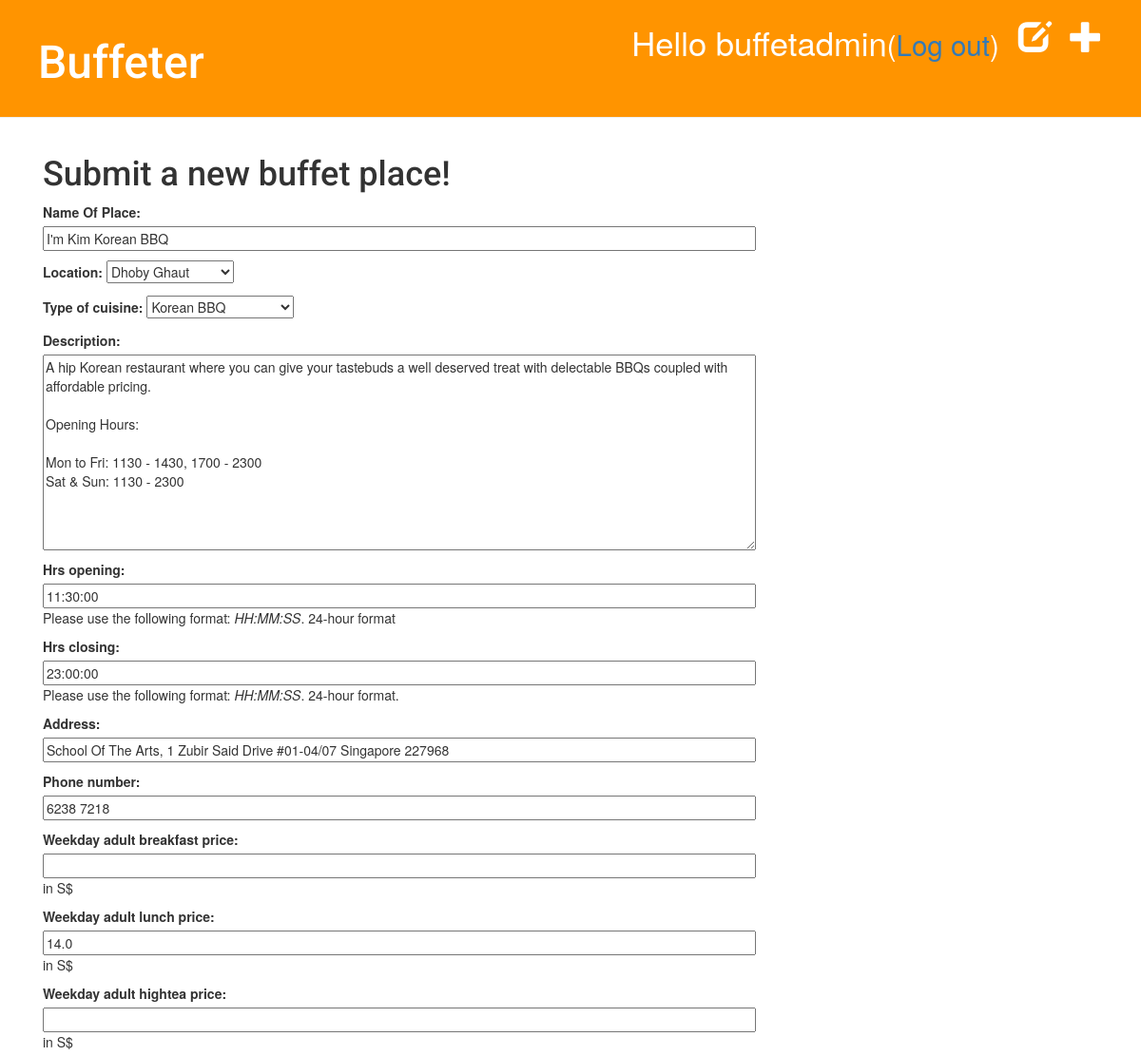
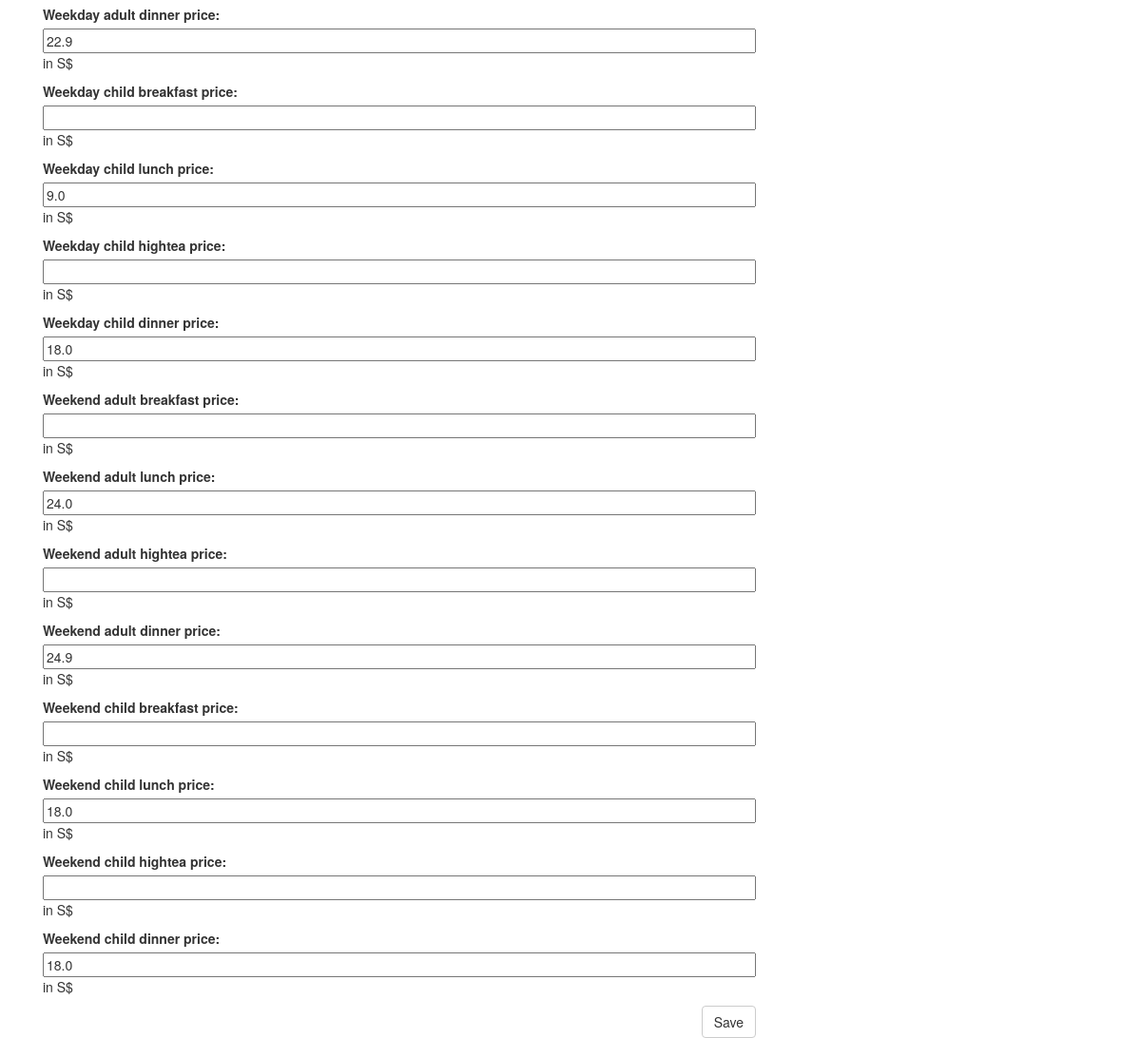
/buffet/10/edit/ (signed in), run on the app's committed database (2 pictures, top to bottom).
### buffetinfo/models.py (models this page shows, shortened)
class Buffet(models.Model):
    author = models.ForeignKey('auth.User')
    name = models.CharField(max_length=200)
    location = models.CharField(max_length=200, choices=LOCATION_CHOICES)
    cuisine_type = models.CharField(max_length=200, choices=CUISINE_CHOICES)
    desc = models.TextField()
    hrs_opening = models.TimeField(help_text="Please use the following format: <em>HH:MM:SS</em>. 24-hour format")
    hrs_closing = models.TimeField(help_text="Please use the following format: <em>HH:MM:SS</em>. 24-hour format.")
    phone_number = models.CharField(max_length=20, null=True)
    address = models.CharField(max_length=100, null=True)
    weekday_adult_breakfast_price = models.FloatField(help_text="in S$", blank=True, null=True)
    weekday_adult_lunch_price = models.FloatField(help_text="in S$", null=True)
    weekday_adult_hightea_price = models.FloatField(help_text="in S$", blank=True, null=True)
    weekday_adult_dinner_price = models.FloatField(help_text="in S$", null=True)
    weekday_child_breakfast_price = models.FloatField(help_text="in S$", blank=True, null=True)
    weekday_child_lunch_price = models.FloatField(help_text="in S$", blank=True, null=True)
    weekday_child_hightea_price = models.FloatField(help_text="in S$", blank=True, null=True)
    weekday_child_dinner_price = models.FloatField(help_text="in S$", blank=True, null=True)
    weekend_adult_breakfast_price = models.FloatField(help_text="in S$", blank=True, null=True)
    weekend_adult_lunch_price = models.FloatField(help_text="in S$", null=True)
    weekend_adult_hightea_price = models.FloatField(help_text="in S$", blank=True, null=True)
    weekend_adult_dinner_price = models.FloatField(help_text="in S$", null=True)
    weekend_child_breakfast_price = models.FloatField(help_text="in S$", blank=True, null=True)
    weekend_child_lunch_price = models.FloatField(help_text="in S$", blank=True, null=True)
    weekend_child_hightea_price = models.FloatField(help_text="in S$", blank=True, null=True)
    weekend_child_dinner_price = models.FloatField(help_text="in S$", blank=True, null=True)
    created_date = models.DateTimeField(
            default=timezone.now)
    published_date = models.DateTimeField(
            blank=True, null=True)

### buffetinfo/views.py (the view)
# urls.py: url(r'^buffet/(?P<pk>\d+)/edit/$', views.buffet_edit, name='buffet_edit'),
@login_required
def buffet_edit(request, pk):
    buffet = get_object_or_404(Buffet, pk=pk)
    if request.method == "POST":
        form = BuffetForm(request.POST, instance=buffet)
        if form.is_valid():
            buffet = form.save(commit=False)
            buffet.author = request.user
            buffet.rating = 0.0
            buffet.save()
            return redirect('buffet_detail', pk=buffet.pk)
    else:
        form = BuffetForm(instance=buffet)
    return render(request, 'buffetinfo/buffet_edit.html', {'form': form})

### buffetinfo/templates/buffetinfo/buffet_edit.html
{% extends 'buffetinfo/base.html' %}
{% block content %}
    <h1>Submit a new buffet place!</h1>
    <form method="POST" class="buffet-form">{% csrf_token %}
        {{ form.as_p }}
        <button type="submit" class="save btn btn-default">Save</button>
    </form>
{% endblock %}

### buffetinfo/templates/buffetinfo/base.html (shortened to what this page needs)
{% load staticfiles %}
<html>
    <head>
        <link href="{% static 'bootstrap/css/bootstrap.css' %}" rel="stylesheet" type="text/css"/>
        <link rel="stylesheet" href="{% static 'css/buffetinfo.css' %}">
    </head>
    <body>
        <div class="page-header">
            {% if user.is_authenticated %}
                <a href="{% url 'buffet_new' %}" class="top-menu"><span class="glyphicon glyphicon-plus"></span></a>
                <a href="{% url 'buffet_draft_list' %}" class="top-menu"><span class="glyphicon glyphicon-edit"></span></a>
                <p class="top-menu">Hello {{ user.username }}<small>(<a href="{% url 'logout' %}">Log out</a>)</small></p>
            {% else %}
                <a href="{% url 'login' %}" class="top-menu"><span class="glyphicon glyphicon-lock"></span></a>
            {% endif %}
            <h1><a href="/">Buffeter</a></h1>
        </div>
        <div class="content container">
            <div class="row">
                <div class="col-md-8">
                {% block content %}
                {% endblock %}
                </div>
            </div>
        </div>
    </body>
</html>

### buffetinfo/static/css/buffetinfo.css (style rules this page uses)
.page-header { background-color: #ff9400; margin-top: 0; padding: 20px 20px 20px 40px; }
.page-header h1, .page-header h1 a, .page-header h1 a:visited, .page-header h1 a:active { color: #ffffff; font-size: 36pt; text-decoration: none; }
.content { margin-left: 30px; }
h1, h2, h3, h4 { font-family: 'Roboto', sans-serif; }
.save { float: right; }
.buffet-form textarea, .buffet-form input { width: 100%; }
.top-menu, .top-menu:hover, .top-menu:visited { color: #ffffff; float: right; font-size: 26pt; margin-right: 20px; }

### data on the page
Buffet: name "I'm Kim Korean BBQ", location "Dhoby Ghaut", cuisine_type "Korean BBQ", desc "A hip Korean restaurant where you can give your tastebuds a well deserved treat with delectable BBQs coupled with affordable pricing. Opening Hours: Mon to Fri: 1130 - 1430, 1700 - 2300 Sat & Sun: 1130 - 2300", hrs_opening "11:30:00", hrs_closing "23:00:00", address "School Of The Arts, 1 Zubir Said Drive #01-04/07 Singapore 227968", phone_number "6238 7218", weekday_adult_lunch_price "14.0", weekday_adult_dinner_price "22.9", weekday_child_lunch_price "9.0", weekday_child_dinner_price "18.0", weekend_adult_lunch_price "24.0", weekend_adult_dinner_price "24.9", weekend_child_lunch_price "18.0", weekend_child_dinner_price "18.0"

### other printed values
{{ user.username }} "buffetadmin"
